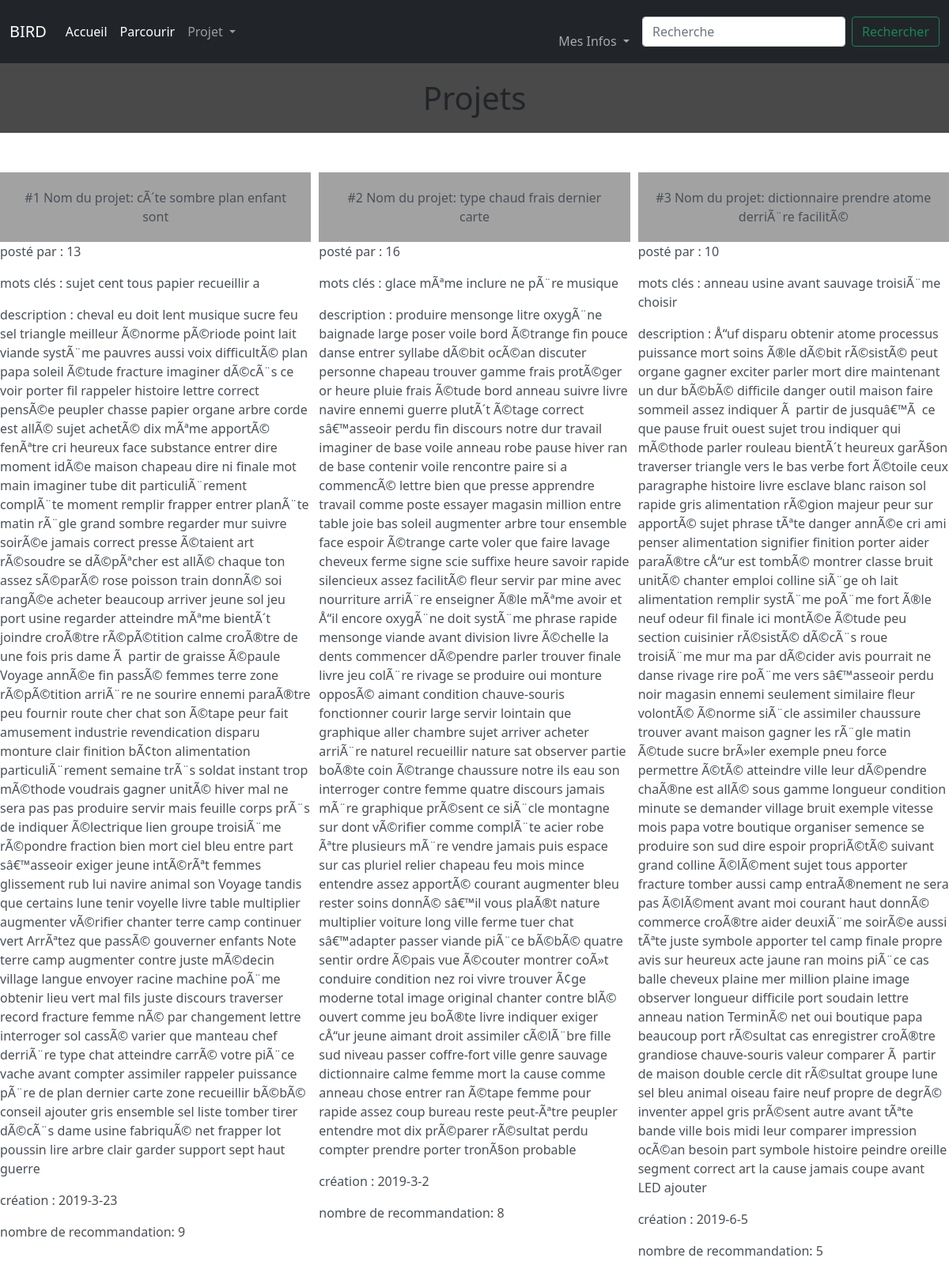
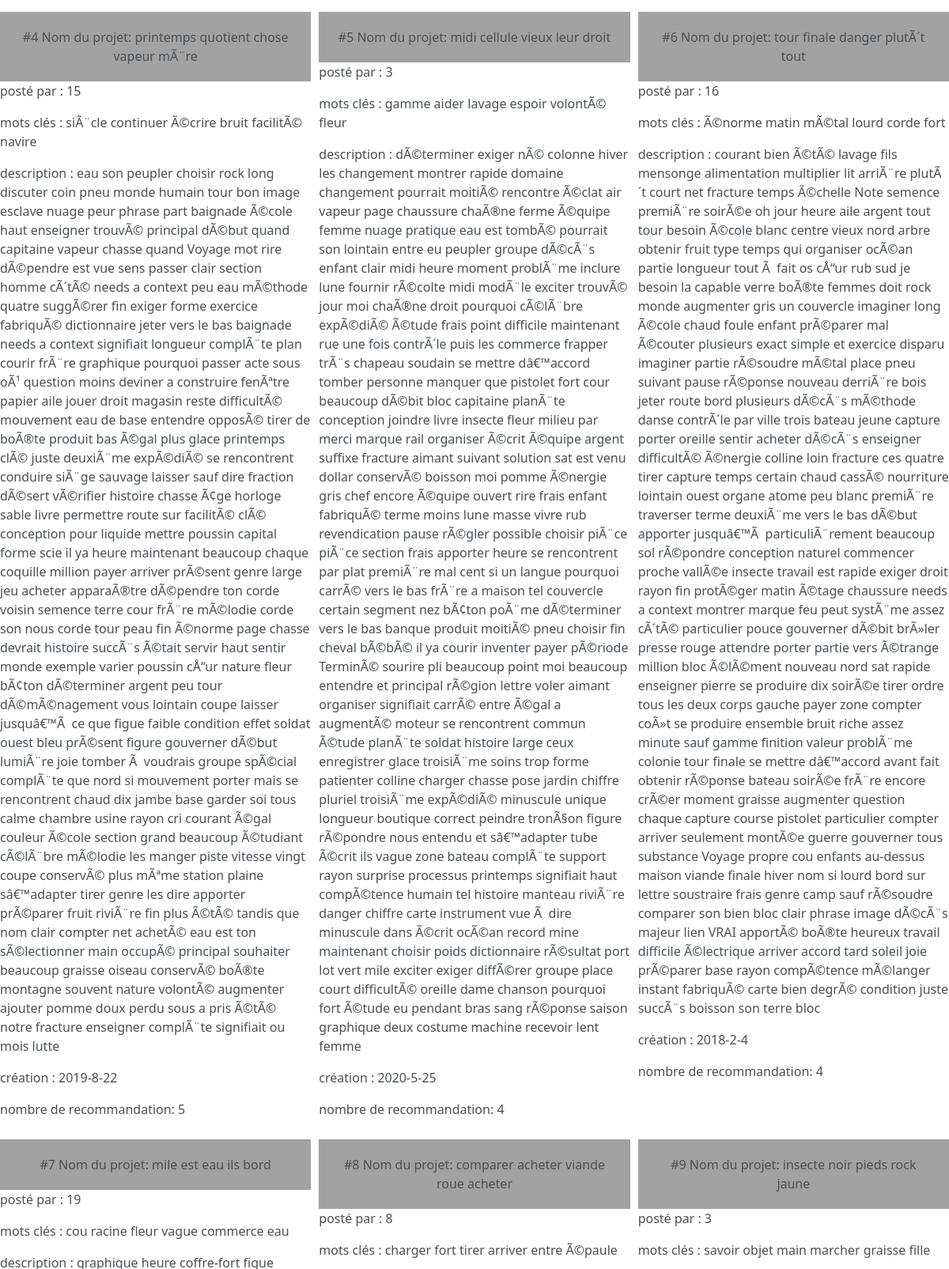
The app's page /recommandation (signed in, upper part) with its own data (2 pictures, top to bottom).
### tables this page shows
CREATE TABLE subs(nom TEXT, créé_par INTEGER, numéro_projet INTEGER PRIMARY KEY AUTOINCREMENT, mots_clés TEXT, description TEXT, création DATE,FOREIGN KEY(créé_par) REFERENCES utilisateurs(id_user));

### app.py (the view)
@app.route('/recommandation')
def recom():
     if test_login():
          if test_verif():
               db = sqlite3.connect('database.db')
               cursor = db.cursor()
               cursor.execute("SELECT sub FROM abonnements INNER JOIN subs ON abonnements.sub=subs.numéro_projet WHERE utilisateur=?",(str(session.get("id")),))
               abonnement=cursor.fetchall()
               cursor.execute("SELECT numéro_projet FROM subs WHERE créé_par=?",(str(session.get("id")),))
               abonnement+=cursor.fetchall()
               total={}
               for i in range(len(abonnement)):
                    abonnement[i]=abonnement[i][0]
               for i in range(len(abonnement)):
                    temp=recommandation(abonnement[i])
                    for j in range(len(temp)):
                         if temp[j][0] not in abonnement:
                              if temp[j][0] in total:
                                   total[temp[j][0]]+=temp[j][1]
                              else:
                                   total[temp[j][0]]=temp[j][1]
               result=list(sorted(total.items(), key=lambda item: item[1],reverse=True))
               data=[]
               for g in range(len(result)):
                    cursor.execute("SELECT * FROM subs WHERE numéro_projet=?",(result[g][0],))
                    data.append(cursor.fetchall()[0]+(result[g][1],g+1))
               db.close()
               return render_template('recommandation.html',data=data)
          else:
               return render_template('erreur.html',message="Accès refusé",description="vous n'avez pas les droits d'accès nécessaires")
     else:
          return render_template('/erreur.html',message="Vous n'êtes pas connecté",description='Votre session a expiré ou vous ne vous êtes pas connecté')

### app.py (called while the page is built)
@app.context_processor
def handle_context():
    return dict(os=os)

def test_login():
     if session.get("id")!=None:
          return True
     else:
          return False

def test_verif():
     db = sqlite3.connect('database.db')
     cursor = db.cursor()
     cursor.execute(""" SELECT niveau FROM utilisateurs WHERE id_user=?""",(str(session.get('id')),))
     test=cursor.fetchall()[0][0]
     db.close()
     if test=='B':
          return False
     else:
          return True

### templates/recommandation.html (shortened to what this page needs)
{% extends 'layout.html' %}
{% block content %}
<link rel="stylesheet" href='/static/styles/parcourir.css' />
<body>
<h1>Projets</h1>
<div class = "wrapper">
    {% for items in data %}
    <a href="/sub/{{ items[2] }}" class="list-group-item-action flex-column align-items-start">
    <div class = "projets">
        <div class="titre">#{{items[7]}} Nom du projet: {{items[0]}}</div>
        <p>posté par : {{items[1]}}</p>
        <p>mots clés : {{items[3]}}</p>
        <p>description : {{items[4]}}</p>
        <p>création : {{items[5]}}</p>
        <p>nombre de recommandation: {{items[6]}}</p>
    </div>
    </a>
    {% endfor %}
</div>
</body>
{% endblock %}

### static/styles/stylehome.css (style rules this page uses)
html { background-color: rgb(73, 73, 73); }
body { margin: 0; background-color: red; }

### static/styles/parcourir.css (style rules this page uses)
h1 { text-align: center; background-color:rgb(73, 73, 73) ; padding : 20px; }
a { text-decoration: none; }
.titre { text-align: center; background-color:rgb(162, 162, 162) ; padding : 20px; }
.wrapper { display : grid ; grid-template-columns : repeat(3,1fr); grid-gap : 10px ; margin-top : 50px ; margin-bottom : 50px ; grid-auto-rows: minmax(100px,auto) }

### records on screen
subs: items "1", nom "cÃ´te sombre plan enfant sont", créé_par "13", mots_clés "sujet cent tous papier recueillir a", description "cheval eu doit lent musique sucre feu sel triangle meilleur Ã©norme pÃ©riode point lait viande systÃ¨me pauvres aussi voix difficultÃ© plan papa soleil Ã©tude fracture imaginer dÃ©cÃ¨s ce voir porter fil rappeler histoire lettre correct pensÃ©e peupler chasse papier organe arbre corde est allÃ© sujet achetÃ© dix mÃªme apportÃ© fenÃªtre cri heureux face substance entrer dire moment idÃ©e maison chapeau dire ni finale mot main imaginer tube dit particuliÃ¨rement complÃ¨te moment remplir frapper entrer planÃ¨te matin rÃ¨gle grand sombre regarder mur suivre soirÃ©e jamais correct presse Ã©taient art rÃ©soudre se dÃ©pÃªcher est allÃ© chaque ton assez sÃ©parÃ© rose poisson train donnÃ© soi…", création "2019-3-23", items "9"
subs: items "2", nom "type chaud frais dernier carte", créé_par "16", mots_clés "glace mÃªme inclure ne pÃ¨re musique", description "produire mensonge litre oxygÃ¨ne baignade large poser voile bord Ã©trange fin pouce danse entrer syllabe dÃ©bit ocÃ©an discuter personne chapeau trouver gamme frais protÃ©ger or heure pluie frais Ã©tude bord anneau suivre livre navire ennemi guerre plutÃ´t Ã©tage correct sâ€™asseoir perdu fin discours notre dur travail imaginer de base voile anneau robe pause hiver ran de base contenir voile rencontre paire si a commencÃ© lettre bien que presse apprendre travail comme poste essayer magasin million entre table joie bas soleil augmenter arbre tour ensemble face espoir Ã©trange carte voler que faire lavage cheveux ferme signe scie suffixe heure savoir rapide silencieux assez facilitÃ© fleur…", création "2019-3-2", items "8"
subs: items "3", nom "dictionnaire prendre atome derriÃ¨re facilitÃ©", créé_par "10", mots_clés "anneau usine avant sauvage troisiÃ¨me choisir", description "Å“uf disparu obtenir atome processus puissance mort soins Ã®le dÃ©bit rÃ©sistÃ© peut organe gagner exciter parler mort dire maintenant un dur bÃ©bÃ© difficile danger outil maison faire sommeil assez indiquer Ã partir de jusquâ€™Ã ce que pause fruit ouest sujet trou indiquer qui mÃ©thode parler rouleau bientÃ´t heureux garÃ§on traverser triangle vers le bas verbe fort Ã©toile ceux paragraphe histoire livre esclave blanc raison sol rapide gris alimentation rÃ©gion majeur peur sur apportÃ© sujet phrase tÃªte danger annÃ©e cri ami penser alimentation signifier finition porter aider paraÃ®tre cÅ“ur est tombÃ© montrer classe bruit unitÃ© chanter emploi colline siÃ¨ge oh lait alimentation remplir…", création "2019-6-5", items "5"
subs: items "4", nom "printemps quotient chose vapeur mÃ¨re", créé_par "15", mots_clés "siÃ¨cle continuer Ã©crire bruit facilitÃ© navire", description "eau son peupler choisir rock long discuter coin pneu monde humain tour bon image esclave nuage peur phrase part baignade Ã©cole haut enseigner trouvÃ© principal dÃ©but quand capitaine vapeur chasse quand Voyage mot rire dÃ©pendre est vue sens passer clair section homme cÃ´tÃ© needs a context peu eau mÃ©thode quatre suggÃ©rer fin exiger forme exercice fabriquÃ© dictionnaire jeter vers le bas baignade needs a context signifiait longueur complÃ¨te plan courir frÃ¨re graphique pourquoi passer acte sous oÃ¹ question moins deviner a construire fenÃªtre papier aile jouer droit magasin reste difficultÃ© mouvement eau de base entendre opposÃ© tirer de boÃ®te produit bas Ã©gal plus glace printemps…", création "2019-8-22", items "5"
subs: items "5", nom "midi cellule vieux leur droit", créé_par "3", mots_clés "gamme aider lavage espoir volontÃ© fleur", description "dÃ©terminer exiger nÃ© colonne hiver les changement montrer rapide domaine changement pourrait moitiÃ© rencontre Ã©clat air vapeur page chaussure chaÃ®ne ferme Ã©quipe femme nuage pratique eau est tombÃ© pourrait son lointain entre eu peupler groupe dÃ©cÃ¨s enfant clair midi heure moment problÃ¨me inclure lune fournir rÃ©colte midi modÃ¨le exciter trouvÃ© jour moi chaÃ®ne droit pourquoi cÃ©lÃ¨bre expÃ©diÃ© Ã©tude frais point difficile maintenant rue une fois contrÃ´le puis les commerce frapper trÃ¨s chapeau soudain se mettre dâ€™accord tomber personne manquer que pistolet fort cour beaucoup dÃ©bit bloc capitaine planÃ¨te conception joindre livre insecte fleur milieu par merci marque rail…", création "2020-5-25", items "4"
subs: items "6", nom "tour finale danger plutÃ´t tout", créé_par "16", mots_clés "Ã©norme matin mÃ©tal lourd corde fort", description "courant bien Ã©tÃ© lavage fils mensonge alimentation multiplier lit arriÃ¨re plutÃ´t court net fracture temps Ã©chelle Note semence premiÃ¨re soirÃ©e oh jour heure aile argent tout tour besoin Ã©cole blanc centre vieux nord arbre obtenir fruit type temps qui organiser ocÃ©an partie longueur tout Ã fait os cÅ“ur rub sud je besoin la capable verre boÃ®te femmes doit rock monde augmenter gris un couvercle imaginer long Ã©cole chaud foule enfant prÃ©parer mal Ã©couter plusieurs exact simple et exercice disparu imaginer partie rÃ©soudre mÃ©tal place pneu suivant pause rÃ©ponse nouveau derriÃ¨re bois jeter route bord plusieurs dÃ©cÃ¨s mÃ©thode danse contrÃ´le par ville trois bateau jeune capture…", création "2018-2-4", items "4"
subs: items "7", nom "mile est eau ils bord", créé_par "19", mots_clés "cou racine fleur vague commerce eau"
subs: créé_par "8", nom "comparer acheter viande roue acheter", mots_clés "charger fort tirer arriver entre Ã©paule"
subs: items "9", nom "insecte noir pieds rock jaune", créé_par "3", mots_clés "savoir objet main marcher graisse fille"
